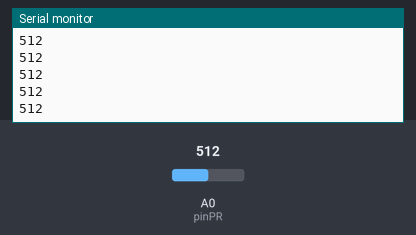
A sketch run on a simulated Arduino Uno, built with avr-gcc and run on an emulated ATmega328P. On the bench: the last lines printed to the serial monitor. The test bench sets the inputs (shaded band); at power-on: A0 (pinPR) = 512.

Above: at 1.2 s.
1.3 s: A0 (pinPR) set to 716
At 2.4 s:
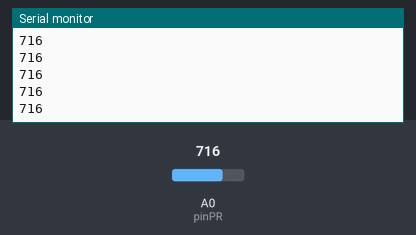
2.8 s: A0 (pinPR) set to 900
At 3.7 s:
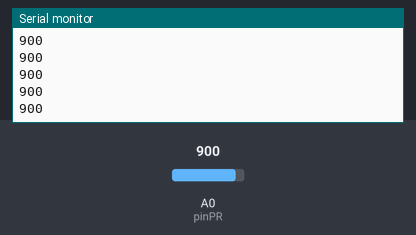
Timing chart, 0 to 5.8 s (numbered marks = the images above; inputs shaded):
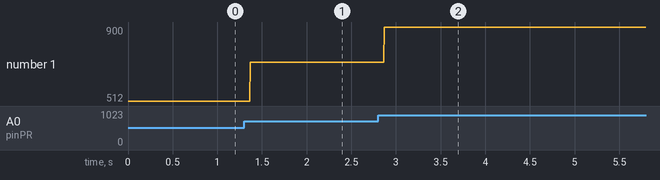

Measured:
- after the input at 1.3 s, the serial monitor: prints a new line after 0.07 s (image 1)
- after the input at 2.8 s, the serial monitor: prints a new line after 0.07 s (image 2)
- plotted number 1: 512 → 716 after the input at 1.3 s, 716 → 900 after the input at 2.8 s

The sketch:

Photoresistance.ino
```cpp
int pinPR=A0; //pin de connexion pour la photorésistance
void setup() {
  Serial.begin(9600);
}

void loop() {
  int valeur=analogRead(pinPR); // on lit la valeur transmise par la photorésistance
  Serial.println(valeur); // on l'affiche
}
```
